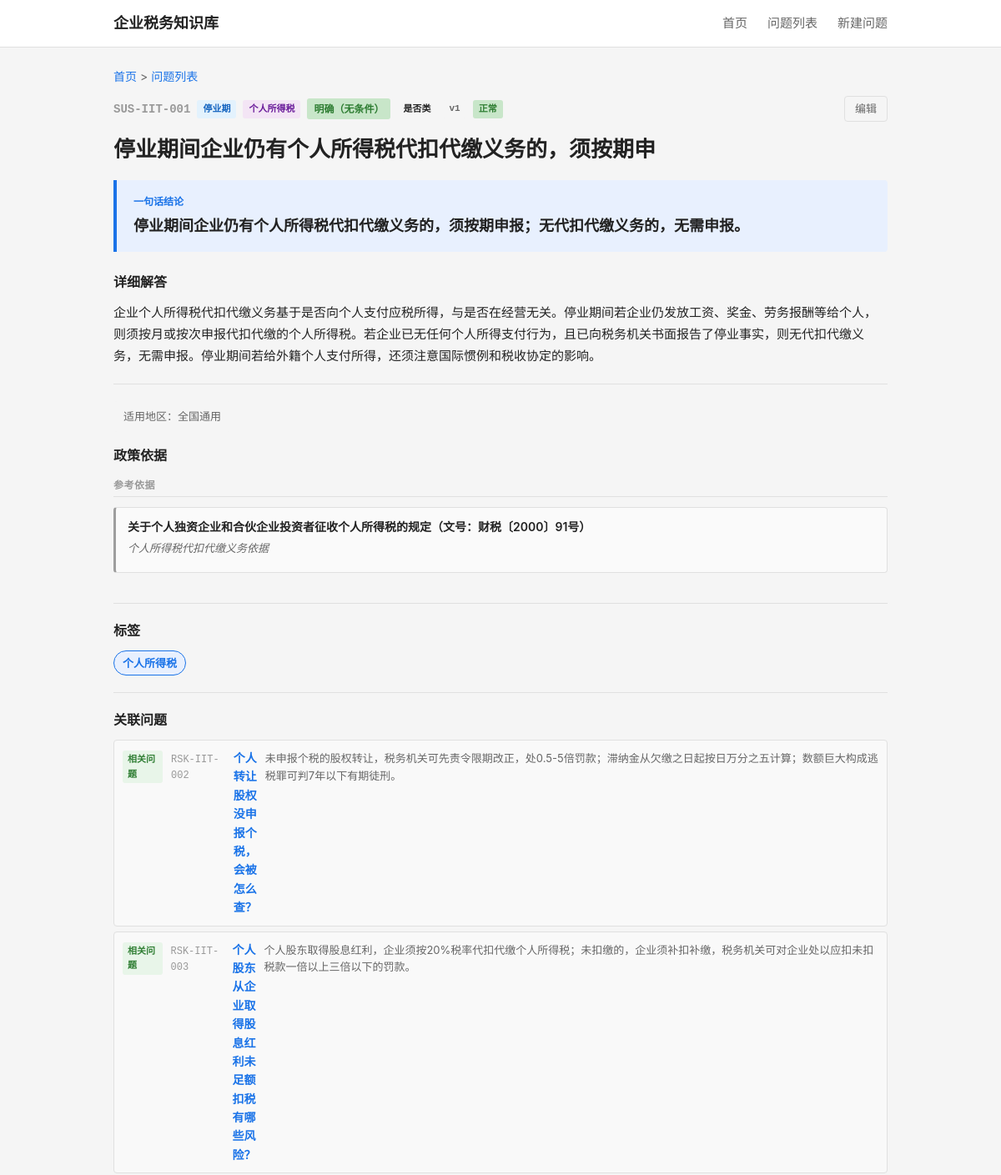
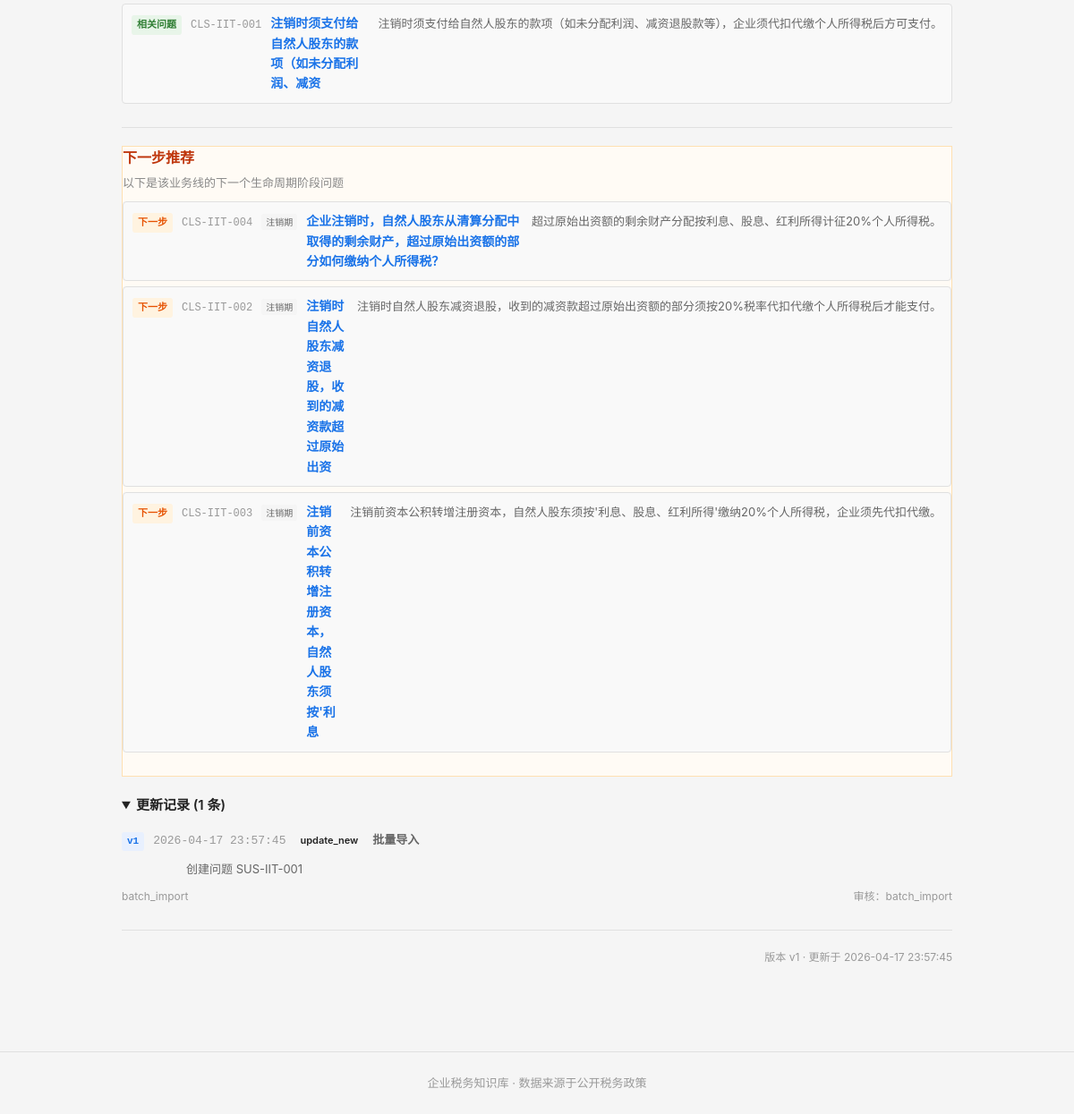
/question/SUS-IIT-001 (signed in), run on an earlier commit of the app's database (2 pictures, top to bottom).
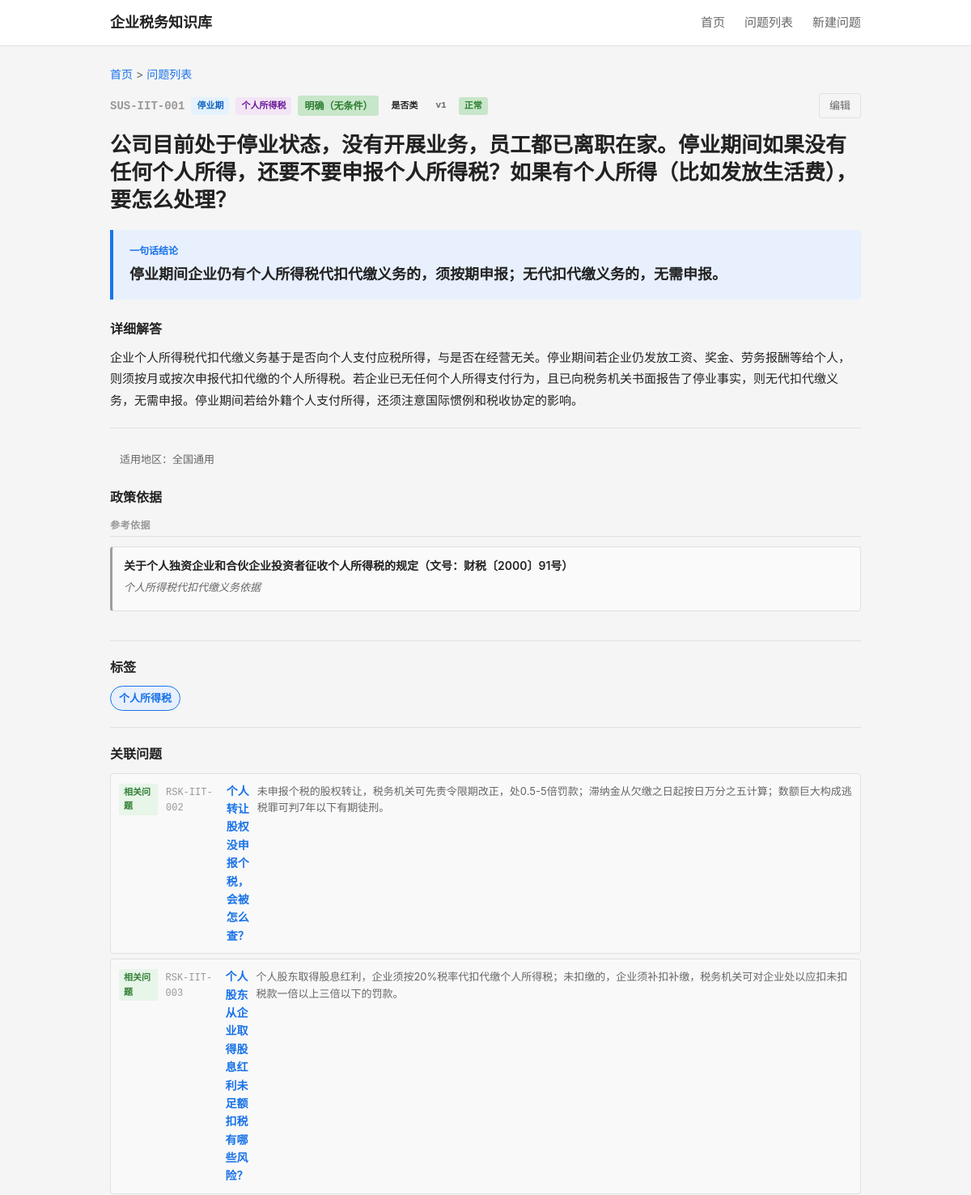
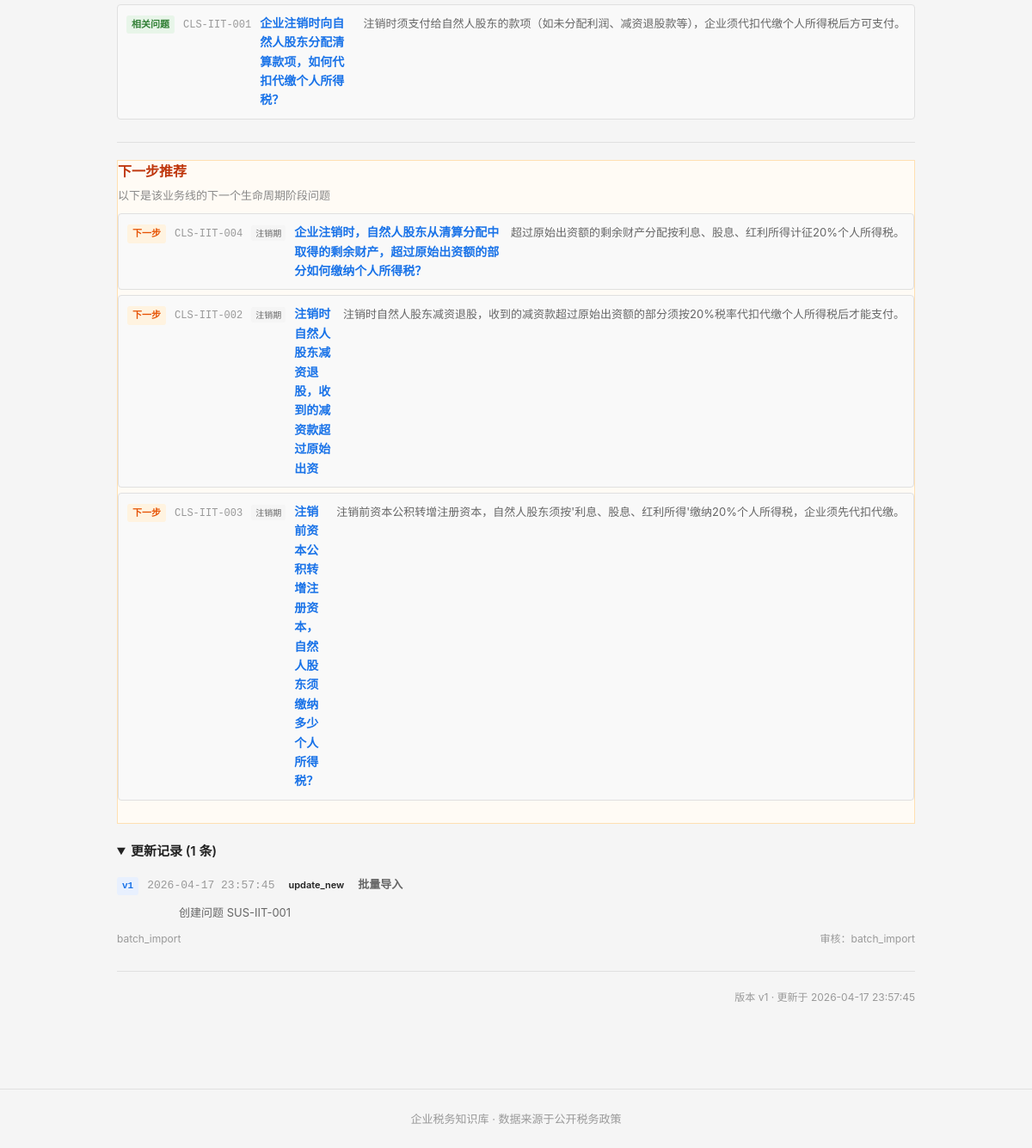
And on a later commit of the database (2 pictures, top to bottom).
### tables this page shows
CREATE TABLE question_master (
    id              INTEGER PRIMARY KEY AUTOINCREMENT,
    question_code   TEXT NOT NULL UNIQUE,
    question_title  TEXT NOT NULL,
    question_plain  TEXT NOT NULL,

    -- 分类
    stage_code      TEXT NOT NULL,
    module_code     TEXT NOT NULL,
    question_type   TEXT NOT NULL,

    -- 答案
    one_line_answer TEXT NOT NULL,
    detailed_answer TEXT,
    core_definition TEXT,

    -- 条件与边界
    applicable_conditions TEXT,
    exceptions_boundary   TEXT,

    -- 实务
    practical_steps TEXT,
    risk_warning    TEXT,

    -- 适用范围
    scope_level     TEXT NOT NULL DEFAULT 'scope_national',
    local_region    TEXT,

    -- 确定性
    answer_certainty TEXT NOT NULL DEFAULT 'certain_clear',

    -- 元数据
    keywords        TEXT,
    high_frequency_flag INTEGER NOT NULL DEFAULT 0,
    newbie_flag     INTEGER NOT NULL DEFAULT 0,

    -- 版本管理
    status          TEXT NOT NULL DEFAULT 'draft',
    version_no      INTEGER NOT NULL DEFAULT 1,

    -- 审计字段
    created_at      TEXT NOT NULL DEFAULT (datetime('now')),
    updated_at      TEXT NOT NULL DEFAULT (datetime('now'))
);

CREATE TABLE question_policy_link (
    id              INTEGER PRIMARY KEY AUTOINCREMENT,
    question_id     INTEGER NOT NULL,
    policy_id       INTEGER NOT NULL,
    support_type    TEXT NOT NULL,
    support_note    TEXT,
    display_order   INTEGER NOT NULL DEFAULT 1,

    FOREIGN KEY (question_id) REFERENCES question_master(id) ON DELETE CASCADE,
    FOREIGN KEY (policy_id)   REFERENCES policy_basis(id)    ON DELETE CASCADE
);

CREATE TABLE policy_basis (
    id              INTEGER PRIMARY KEY AUTOINCREMENT,
    policy_code     TEXT NOT NULL UNIQUE,
    policy_name     TEXT NOT NULL,
    document_no     TEXT,
    article_ref     TEXT,

    -- 政策层级
    policy_level    TEXT NOT NULL,

    -- 有效期
    effective_date  TEXT,
    expiry_date     TEXT,
    current_status  TEXT NOT NULL DEFAULT 'effective',

    -- 内容摘要
    policy_summary  TEXT,
    raw_quote_short TEXT,

    -- 适用范围
    region_scope    TEXT DEFAULT 'national',

    -- 备注
    remarks         TEXT,

    -- 审计字段
    created_at      TEXT NOT NULL DEFAULT (datetime('now')),
    updated_at      TEXT NOT NULL DEFAULT (datetime('now'))
);

CREATE TABLE question_tag_link (
    id              INTEGER PRIMARY KEY AUTOINCREMENT,
    question_id     INTEGER NOT NULL,
    tag_id          INTEGER NOT NULL,
    is_primary      INTEGER NOT NULL DEFAULT 0,
    display_order   INTEGER NOT NULL DEFAULT 1,

    FOREIGN KEY (question_id) REFERENCES question_master(id) ON DELETE CASCADE,
    FOREIGN KEY (tag_id)      REFERENCES tag_dict(id)       ON DELETE CASCADE
);

CREATE TABLE tag_dict (
    id              INTEGER PRIMARY KEY AUTOINCREMENT,
    tag_code        TEXT NOT NULL UNIQUE,
    tag_name        TEXT NOT NULL,
    tag_category    TEXT,
    parent_id       INTEGER,
    display_order   INTEGER NOT NULL DEFAULT 1,
    status          TEXT NOT NULL DEFAULT 'active',

    FOREIGN KEY (parent_id) REFERENCES tag_dict(id) ON DELETE SET NULL
);

CREATE TABLE question_relation (
    id              INTEGER PRIMARY KEY AUTOINCREMENT,
    question_id     INTEGER NOT NULL,
    related_id      INTEGER NOT NULL,
    relation_type   TEXT NOT NULL,
    display_order   INTEGER NOT NULL DEFAULT 1,

    FOREIGN KEY (question_id) REFERENCES question_master(id) ON DELETE CASCADE,
    FOREIGN KEY (related_id)  REFERENCES question_master(id) ON DELETE CASCADE
);

CREATE TABLE question_update_log (
    id              INTEGER PRIMARY KEY AUTOINCREMENT,
    question_id     INTEGER NOT NULL,
    version_no      INTEGER NOT NULL,
    update_date     TEXT NOT NULL DEFAULT (datetime('now')),
    update_type     TEXT NOT NULL,
    update_reason   TEXT,
    updated_by      TEXT,
    reviewed_by     TEXT,
    change_summary  TEXT,

    FOREIGN KEY (question_id) REFERENCES question_master(id) ON DELETE CASCADE
);

### backend/app.py (the view)
    @app.route('/question/<question_code>')
    def question_detail(question_code):
        from services.question_service import QuestionService
        svc = QuestionService()
        detail = svc.get_question_detail(question_code)
        if not detail:
            return "问题不存在", 404
        stages = svc.get_stages()
        modules = svc.get_modules()
        return render_template('detail.html',
                               detail=detail, stages=stages, modules=modules)

### backend/services/question_service.py (called while the page is built)
    def _query(self, sql, params=None):
        conn = sqlite3.connect(self.db_path)
        conn.execute("PRAGMA foreign_keys = ON")
        conn.row_factory = sqlite3.Row
        cur = conn.cursor()
        if params:
            cur.execute(sql, params)
        else:
            cur.execute(sql)
        rows = cur.fetchall()
        conn.close()
        return [dict(r) for r in rows]

    def _query_one(self, sql, params=None):
        rows = self._query(sql, params)
        return rows[0] if rows else None

    def get_stages(self):
        return self._query("""
            SELECT tag_code, tag_name
            FROM tag_dict
            WHERE tag_category = 'stage'
            ORDER BY display_order
        """)

    def get_modules(self):
        return self._query("""
            SELECT tag_code, tag_name
            FROM tag_dict
            WHERE tag_category = 'module'
            ORDER BY display_order
        """)

### frontend/templates/detail.html (shortened to what this page needs)
{% extends "base.html" %}
{% macro certainty_label(code) %}
    {% if code == 'certain_clear' %}<span class="certainty-tag clear">明确（无条件）</span>
    {% elif code == 'certain_conditional' %}<span class="certainty-tag condition">有条件</span>
    {% elif code == 'certain_dispute' %}<span class="certainty-tag dispute">有争议</span>
    {% elif code == 'certain_practice' %}<span class="certainty-tag practice">实务做法</span>
    {% else %}<span class="certainty-tag">{{ code }}</span>{% endif %}
{% endmacro %}
{% macro question_type_label(code) %}
{%- if code == 'type_whether' -%}是否类
{%- elif code == 'type_how' -%}怎么办类
{%- elif code == 'type_define' -%}定义类
{%- elif code == 'type_risk' -%}风险类
{%- elif code == 'type_time' -%}时限类
{%- elif code == 'type_why' -%}为什么类
{%- elif code == 'type_what' -%}是什么类
{%- elif code == 'type_clarify' -%}是否类
{%- elif code == 'type_steps' -%}怎么办类
{%- else -%}{{ code }}{%- endif -%}
{% endmacro %}
{% macro status_label(code) %}
    {% if code == 'active' %}正常
    {% elif code == 'draft' %}草稿
    {% elif code == 'pending' %}待复核
    {% elif code == 'archived' %}归档
    {% elif code == 'obsolete' %}过时
    {% else %}{{ code }}{% endif %}
{% endmacro %}
{% macro stage_label(code) %}
    {%- if code == 'SET' -%}设立期
    {%- elif code == 'OPR' -%}开业期
    {%- elif code == 'CHG' -%}变更期
    {%- elif code == 'RSK' -%}风险期
    {%- elif code == 'SUS' -%}停业期
    {%- elif code == 'CLS' -%}注销期
    {%- else -%}{{ code }}{%- endif -%}
{% endmacro %}
{% macro module_label(code) %}
    {%- if code == 'REG' -%}登记设立
    {%- elif code == 'DEC' -%}申报纳税
    {%- elif code == 'INV' -%}发票管理
    {%- elif code == 'VAT' -%}增值税
    {%- elif code == 'IIT' -%}个人所得税
    {%- elif code == 'CIT' -%}企业所得税
    {%- elif code == 'SSF' -%}社保公积金
    {%- elif code == 'CHG' -%}变更登记
    {%- elif code == 'CLEAR' -%}清税注销
    {%- elif code == 'RISK' -%}风险应对
    {%- elif code == 'FEE' -%}成本费用
    {%- elif code == 'PREF' -%}优惠政策
    {%- elif code == 'ETAX' -%}电子税务
    {%- else -%}{{ code }}{%- endif -%}
{% endmacro %}
{% macro relation_type_label(code) %}
    {%- if code == 'related' -%}相关问题
    {%- elif code == 'next_step' -%}下一步
    {%- elif code == 'prerequisite' -%}前提问题
    {%- elif code == 'similar' -%}相似问题
    {%- elif code == 'see_also' -%}交叉参考
    {%- else -%}{{ code }}{%- endif -%}
{% endmacro %}
{% block main %}
<div class="detail-header">
    <div class="breadcrumb">
        <a href="/">首页</a> &gt; <a href="/questions">问题列表</a>
    </div>
    <div class="question-meta-top">
        <span class="q-code-lg">{{ detail.question_code }}</span>
        <span class="q-badge stage">{{ stage_label(detail.stage_code) }}</span>
        <span class="q-badge module">{{ module_label(detail.module_code) }}</span>
        {{ certainty_label(detail.answer_certainty) }}
        <span class="q-badge">{{ question_type_label(detail.question_type) }}</span>
        <span class="q-badge version">v{{ detail.version_no }}</span>
        <span class="q-badge status-{{ detail.status }}">{{ status_label(detail.status) }}</span>
        <a href="/question/{{ detail.question_code }}/edit" class="edit-btn">编辑</a>
    </div>
</div>
<h1 class="detail-title">{{ detail.question_plain if detail.question_plain else detail.question_title }}</h1>
<div class="answer-box">
    <div class="answer-label">一句话结论</div>
    <div class="answer-content">{{ detail.one_line_answer }}</div>
</div>
{% if detail.detailed_answer %}
<div class="detail-section">
    <h3>详细解答</h3>
    <div class="detail-text">{{ detail.detailed_answer }}</div>
</div>
{% endif %}
{% if detail.scope_level == 'scope_national' %}
<div class="scope-note">适用地区：全国通用</div>
{% elif detail.scope_level == 'scope_local' %}
<div class="scope-note">适用地区：地方口径</div>
{% elif detail.scope_level == 'scope_mixed' %}
<div class="scope-note">适用地区：混合口径</div>
{% elif detail.local_region %}
<div class="scope-note local">地区：{{ detail.local_region }}</div>
{% endif %}
{% if detail.policies %}
{% set direct_policies = [] %}
{% set procedure_policies = [] %}
{% set other_policies = [] %}
{% for p in detail.policies %}
    {% if p.support_type == 'support_direct' %}{% do direct_policies.append(p) %}{% endif %}
    {% if p.support_type == 'support_procedure' %}{% do procedure_policies.append(p) %}{% endif %}
    {% if p.support_type not in ['support_direct', 'support_procedure'] %}{% do other_policies.append(p) %}{% endif %}
{% endfor %}
<div class="detail-section policies-section">
    <h3>政策依据</h3>
    {% if other_policies %}
    <div class="policy-group">
        <div class="policy-group-label">参考依据</div>
        <ul class="policy-list">
            {% for p in other_policies %}
            <li class="policy-item type-other">
                <div class="policy-title">{{ p.policy_name }}{% if p.article_ref %}（文号：{{ p.document_no }}）{% endif %}</div>
                {% if p.support_note %}<div class="policy-note">{{ p.support_note }}</div>{% endif %}
            </li>
            {% endfor %}
        </ul>
    </div>
    {% endif %}
</div>
{% endif %}
{% if detail.tags %}
<div class="detail-section tags-section">
    <h3>标签</h3>
    <div class="tag-list">
        {% for t in detail.tags %}
        <a href="/questions?tag={{ t.tag_code }}" class="tag-chip {% if t.is_primary %}primary{% endif %}">{{ t.tag_name }}</a>
        {% endfor %}
    </div>
</div>
{% endif %}
{% if detail.relations %}
<div class="detail-section relations">
    <h3>关联问题</h3>
    <ul class="relation-list">
        {% for r in detail.relations %}
        <li>
            <a href="/question/{{ r.question_code }}" class="relation-link">
                <span class="rel-type-badge type-{{ r.relation_type }}">{{ relation_type_label(r.relation_type) }}</span>
                <span class="rel-code">{{ r.question_code }}</span>
                <span class="rel-title">{{ r.question_title }}</span>
                <span class="rel-answer">{{ r.one_line_answer }}</span>
            </a>
        </li>
        {% endfor %}
    </ul>
</div>
{% endif %}
{% if detail.next_step_questions %}
<div class="detail-section next-step">
    <h3>下一步推荐</h3>
    <p class="next-step-hint">以下是该业务线的下一个生命周期阶段问题</p>
    <ul class="relation-list">
        {% for r in detail.next_step_questions %}
        <li>
            <a href="/question/{{ r.question_code }}" class="relation-link">
                <span class="rel-type-badge type-next">下一步</span>
                <span class="rel-code">{{ r.question_code }}</span>
                <span class="rel-stage-badge">{{ stage_label(r.stage_code) }}</span>
                <span class="rel-title">{{ r.question_title }}</span>
                <span class="rel-answer">{{ r.one_line_answer }}</span>
            </a>
        </li>
        {% endfor %}
    </ul>
</div>
{% endif %}
{% if detail.updates %}
<details class="detail-section updates" open>
    <summary class="section-summary">更新记录 ({{ detail.updates|length }} 条)</summary>
    <ul class="update-list">
        {% for u in detail.updates %}
        <li class="update-item">
            <span class="update-version">v{{ u.version_no }}</span>
            <span class="update-date">{{ u.update_date }}</span>
            <span class="update-type-badge type-{{ u.update_type }}">{{ u.update_type }}</span>
            {% if u.update_reason %}<span class="update-reason">{{ u.update_reason }}</span>{% endif %}
            <span class="update-summary">{{ u.change_summary }}</span>
            {% if u.updated_by %}<span class="update-by">{{ u.updated_by }}</span>{% endif %}
            {% if u.reviewed_by %}<span class="update-reviewed">审核：{{ u.reviewed_by }}</span>{% endif %}
        </li>
        {% endfor %}
    </ul>
</details>
{% endif %}
<div class="detail-footer">
    <span>版本 v{{ detail.version_no }} · 更新于 {{ detail.updated_at }}</span>
</div>
{% endblock %}

### frontend/templates/base.html (shortened to what this page needs)
<!DOCTYPE html>
<html lang="zh-CN">
<head>
    <link rel="stylesheet" href="{{ url_for('static', filename='css/style.css') }}">
</head>
<body>
    <header class="site-header">
        <div class="container header-inner">
            <a href="/" class="logo">企业税务知识库</a>
            <nav class="main-nav">
                <a href="/">首页</a>
                <a href="/questions">问题列表</a>
                <a href="/question/new">新建问题</a>
            </nav>
        </div>
    </header>
    <main class="container main-content">
        {% block main %}{% endblock %}
    </main>
    <footer class="site-footer">
        <div class="container">
            <p>企业税务知识库 · 数据来源于公开税务政策</p>
        </div>
    </footer>
</body>
</html>

What changed in the data, as far as the page shows it:
changed question_master "停业期间企业仍有个人所得税代扣代缴义务的，须按期申报；无代扣代缴义务的，无需申报。": question_plain "停业期间企业仍有个人所得税代扣代缴义务的，须按期申" → "公司目前处于停业状态，没有开展业务，员工都已离职在家。停业期间如果没有任何个人所得，还要不要申报个人所得税？如果有个人所得（比如发放生活费），要怎么处理？"
changed through a linked row, question_relation "注销时须支付给自然人股东的款项（如未分配利润、减资退股款等），企业须代扣代缴个人所得税后方可支付。": question_title "注销时须支付给自然人股东的款项（如未分配利润、减资" → "企业注销时向自然人股东分配清算款项，如何代扣代缴个人所得税？"
changed question_master "注销前资本公积转增注册资本，自然人股东须按'利息、股息、红利所得'缴纳20%个人所得税，企业须先代扣代缴。": question_title "注销前资本公积转增注册资本，自然人股东须按'利息" → "注销前资本公积转增注册资本，自然人股东须缴纳多少个人所得税？"
